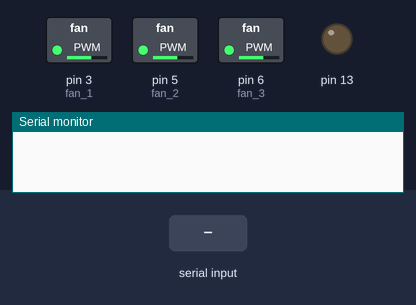
This sketch was run on a simulated Arduino Nano, built with avr-gcc and run on an emulated ATmega328P. Shown: switched loads named in the sketch (green lamp = pin HIGH), output pins drawn as LEDs (lit = HIGH), the last lines printed to the serial monitor. The test bench sets the inputs (shaded band).

Above: at 1.2 s.
1.3 s: "f190\n" received over Serial
At 2.2 s:
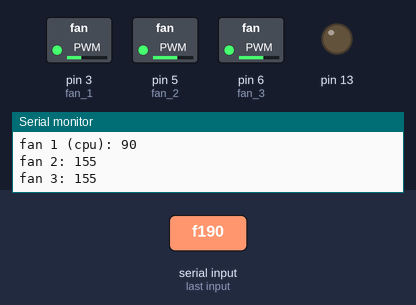
2.8 s: "f290\n" received over Serial
At 3.3 s:
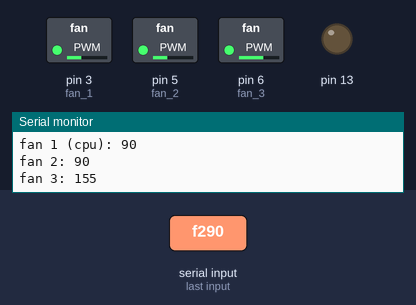
4.3 s: "f1" received over Serial
At 5.4 s:
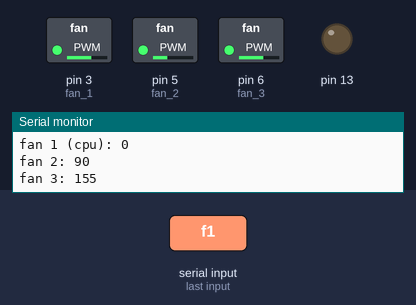
5.8 s: "f390\n" received over Serial
At 6.8 s:
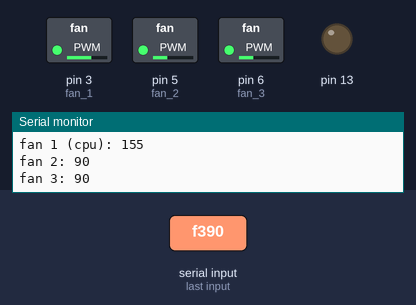
7.3 s: "f2" received over Serial
At 7.7 s:
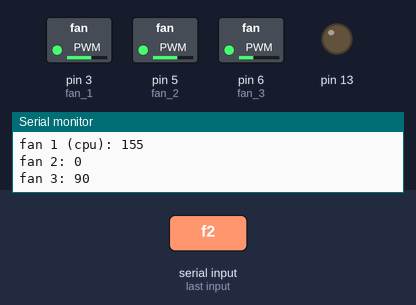
8.8 s: "f3" received over Serial
At 10.0 s:
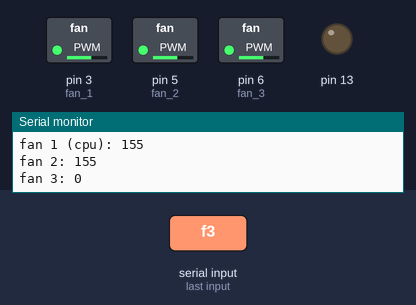
Timing chart, 0 to 11.3 s (numbered marks = the images above; inputs shaded):
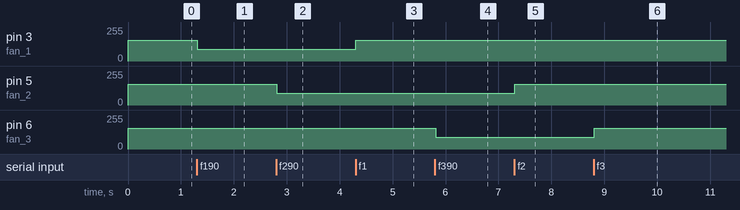

The sketch:

sketch_aug03a.ino
```cpp
// PIN # 3,5,6,9,11  PULSE WIDTH MODULATION ( PWM ) PINS.
int fan_1 = 3;
int fan_2 = 5;
int fan_3 = 6;
int fan_4 = 9;
int fan_speed_1, fan_speed_2, fan_speed_3, fan_speed_4;
String str_data = "";
boolean recieved_flag, print_flag;
int min_val = 80;
int max_val = 255;
int interval = 10000;
unsigned long previous_millis = 0;

void setup() {
  Serial.begin(9600);
  pinMode(fan_1, OUTPUT);
  pinMode(fan_2, OUTPUT);
  pinMode(fan_3, OUTPUT);
  pinMode(13, OUTPUT);
}

void loop() {

  unsigned long current_millis = millis();

  if (Serial.available() > 0)
  {
    str_data = ""; // очистить строку

    while (Serial.available() > 0) {    // пока идут данные
      str_data += (char)Serial.read();  // забиваем строку принятыми данными
      delay(2);                         // обязательно задержка, иначе вылетим из цикла раньше времени
    }
    recieved_flag = true;               // поднять флаг что получили данные
  }

  if (recieved_flag){
    int int_val = str_data.substring(2).toInt();  // перевести в int всю строку кроме первых двух символов!
    String header = str_data.substring(0, 2);    // создать мини строку, содержащую первые два символа

    if (str_data.startsWith("f1")) {
        fan_speed_1 = int_val;
        print_flag = true;
    }

    if (str_data.startsWith("f2")) {
        fan_speed_2 = int_val;
        print_flag = true;
    }

    if (str_data.startsWith("f3")) {
        fan_speed_3 = int_val;
        print_flag = true;
    }

    recieved_flag = false;
  }

  if (print_flag){
       Serial.print("fan 1 (cpu): ");
       Serial.print(fan_speed_1);
       Serial.println();
       Serial.print("fan 2: ");
       Serial.print(fan_speed_2);
       Serial.println();
       Serial.print("fan 3: ");
       Serial.print(fan_speed_3);
       Serial.println();
       print_flag = false;
    }

  if((fan_speed_1 >= min_val) && (fan_speed_1 <= max_val)){
    analogWrite(fan_1, fan_speed_1);
  }else{
    fan_speed_1 = 155;
  }

  if((fan_speed_2 >= min_val) && (fan_speed_2 <= max_val)){
    analogWrite(fan_2, fan_speed_2);
  }else{
    fan_speed_2 = 155;
  }

  if((fan_speed_3 >= min_val) && (fan_speed_3 <= max_val)){
    analogWrite(fan_3, fan_speed_3);
  }else{
    fan_speed_3 = 155;
  }

  if (current_millis - previous_millis >= interval){
    previous_millis = current_millis;
    print_flag = true;
  }
}
```

Measured:
- after the input at 1.3 s, pin 3 (fan_1): 155/255 → 90/255 at once
- after the input at 2.8 s, pin 5 (fan_2): 155/255 → 90/255 at once
- after the input at 4.3 s, pin 3 (fan_1): 90/255 → 155/255 at once
- after the input at 5.8 s, pin 6 (fan_3): 155/255 → 90/255 at once
- after the input at 7.3 s, pin 5 (fan_2): 90/255 → 155/255 at once
- after the input at 8.8 s, pin 6 (fan_3): 90/255 → 155/255 at once
